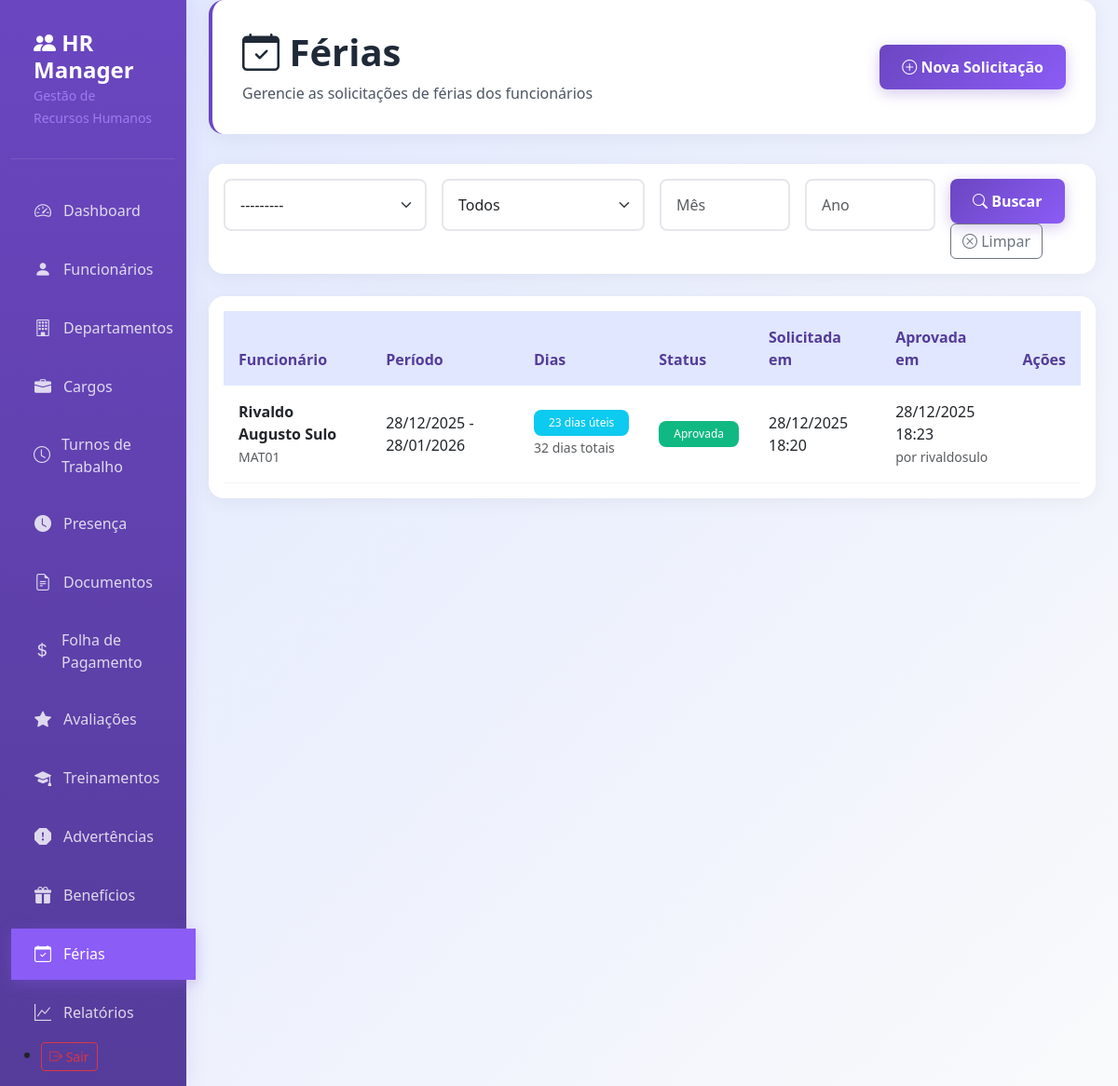
Page /ferias/ (signed in) on the committed database.
### rh/models.py (models this page shows, shortened)
class Ferias(models.Model):
    STATUS_FERIAS = [
        ('Solicitada', 'Solicitada'),
        ('Aprovada', 'Aprovada'),
        ('Rejeitada', 'Rejeitada'),
        ('Cancelada', 'Cancelada'),
        ('Gozada', 'Gozada'),
    ]
    empresa = models.ForeignKey(Empresa, on_delete=models.CASCADE)
    funcionario = models.ForeignKey(Funcionario, on_delete=models.CASCADE, related_name='ferias', verbose_name='Funcionário')
    data_inicio = models.DateField(verbose_name='Data de Início')
    data_fim = models.DateField(verbose_name='Data de Término')
    dias_totais = models.IntegerField(validators=[MinValueValidator(1)], verbose_name='Dias Totais')
    dias_uteis = models.IntegerField(validators=[MinValueValidator(1)], verbose_name='Dias Úteis')
    status = models.CharField(max_length=20, choices=STATUS_FERIAS, default='Solicitada', verbose_name='Status')
    observacoes = models.TextField(blank=True, verbose_name='Observações')
    solicitada_em = models.DateTimeField(auto_now_add=True, verbose_name='Solicitada em')
    aprovada_em = models.DateTimeField(null=True, blank=True, verbose_name='Aprovada em')
    aprovada_por = models.ForeignKey(settings.AUTH_USER_MODEL, on_delete=models.SET_NULL, null=True, blank=True,
                                     related_name='ferias_aprovadas', verbose_name='Aprovada por')
    class Meta:
        verbose_name = 'Férias'
        verbose_name_plural = 'Férias'
        ordering = ['-solicitada_em']

class Funcionario(models.Model):
    STATUS_CHOICES = [
        ('Ativo', 'Ativo'),
        ('Afastado', 'Afastado'),
        ('Demitido', 'Demitido'),
        ('Aposentado', 'Aposentado'),
    ]
    TIPO_CONTRATO = [
        ('Efetivo', 'Efetivo'),
        ('PrazoDeterminado', 'Prazo Determinado'),
        ('Estagiario', 'Estagiário'),
        ('Consultor', 'Consultor'),
    ]
    empresa = models.ForeignKey(Empresa,on_delete=models.CASCADE, related_name='funcionarios')
    matricula = models.CharField(max_length=20, unique=True, verbose_name='Matrícula')
    nome_completo = models.CharField(max_length=200, verbose_name='Nome Completo')
    email_corporativo = models.EmailField(unique=True, verbose_name='E-mail Corporativo')
    cpf = models.CharField(max_length=14, unique=True, verbose_name='CPF')
    rg = models.CharField(max_length=20, blank=True, verbose_name='RG')
    data_nascimento = models.DateField(verbose_name='Data de Nascimento')
    telefone = models.CharField(max_length=20, blank=True, verbose_name='Telefone')
    endereco = models.TextField(verbose_name='Endereço Completo')
    cargo = models.ForeignKey(Cargo, on_delete=models.PROTECT, verbose_name='Cargo')
    departamento = models.ForeignKey(Departamento, on_delete=models.PROTECT, verbose_name='Departamento')
    data_admissao = models.DateField(verbose_name='Data de Admissão')
    data_demissao = models.DateField(null=True, blank=True, verbose_name='Data de Demissão')
    tipo_contrato = models.CharField(max_length=20, choices=TIPO_CONTRATO, default='CLT', verbose_name='Tipo de Contrato')
    salario_atual = models.DecimalField(max_digits=10, decimal_places=2, verbose_name='Salário Atual')
    status = models.CharField(max_length=20, choices=STATUS_CHOICES, default='Ativo', verbose_name='Status')
    foto = models.ImageField(upload_to='funcionarios/fotos/', null=True, blank=True, verbose_name='Foto')
    turno = models.ForeignKey('TurnoTrabalho', on_delete=models.SET_NULL, null=True, blank=True, verbose_name='Turno de Trabalho')
    banco = models.CharField(max_length=100, blank=True, verbose_name='Banco')
    agencia = models.CharField(max_length=20, blank=True, verbose_name='Agência')
    conta_corrente = models.CharField(max_length=20, blank=True, verbose_name='Conta Corrente')
    criado_em = models.DateTimeField(auto_now_add=True, verbose_name='Criado em')
    atualizado_em = models.DateTimeField(auto_now=True, verbose_name='Atualizado em')
    class Meta:
        verbose_name = 'Funcionário'
        verbose_name_plural = 'Funcionários'
        ordering = ['nome_completo']
    def __str__(self):
        return f"{self.nome_completo} ({self.matricula})"

class Usuario(AbstractUser):
    empresa = models.OneToOneField(Empresa, on_delete=models.CASCADE, related_name='gestor_rh')

### rh/views.py (the view)
# urls.py: path('ferias/', views.ferias_list, name='ferias_list'),
@login_required
def ferias_list(request):
    empresa = request.user.empresa
    ferias = Ferias.objects.filter(funcionario__empresa=empresa).select_related('funcionario').all().order_by('-solicitada_em')
    funcionario_id = request.GET.get('funcionario')
    status = request.GET.get('status')
    mes = request.GET.get('mes')
    ano = request.GET.get('ano')
    if funcionario_id:
        ferias = ferias.filter(funcionario_id=funcionario_id)
    if status:
        ferias = ferias.filter(status=status)
    if mes:
        ferias = ferias.filter(data_inicio__month=mes)
    if ano:
        ferias = ferias.filter(data_inicio__year=ano)
    paginator = Paginator(ferias, 10)
    page_number = request.GET.get('page')
    page_obj = paginator.get_page(page_number)
    context = {
        'page_obj': page_obj,
        'search_form': FeriasSearchForm(request.GET),
    }
    return render(request, 'rh/ferias_list.html', context)

### rh/forms.py
class FeriasSearchForm(forms.Form):
    funcionario = forms.ModelChoiceField(
        queryset=Funcionario.objects.all(),
        required=False,
        widget=forms.Select(attrs={'class': 'form-select'})
    )
    status = forms.ChoiceField(
        choices=[('', 'Todos')] + Ferias.STATUS_FERIAS,
        required=False,
        widget=forms.Select(attrs={'class': 'form-select'})
    )
    mes = forms.IntegerField(
        required=False,
        widget=forms.NumberInput(attrs={'class': 'form-control', 'min': 1, 'max': 12, 'placeholder': 'Mês'})
    )
    ano = forms.IntegerField(
        required=False,
        widget=forms.NumberInput(attrs={'class': 'form-control', 'placeholder': 'Ano'})
    )

### templates/rh/ferias_list.html (shortened to what this page needs)
{% extends 'base.html' %}
{% block content %}
<div class="page-header">
    <div class="row align-items-center">
        <div class="col">
            <h1><i class="bi bi-calendar-check"></i> Férias</h1>
            <p>Gerencie as solicitações de férias dos funcionários</p>
        </div>
        <div class="col-auto">
            <a href="{% url 'ferias_create' %}" class="btn btn-primary">
                <i class="bi bi-plus-circle"></i> Nova Solicitação
            </a>
        </div>
    </div>
</div>
<div class="card mb-4">
    <div class="card-body">
        <form method="get" class="row g-3">
            <div class="col-md-3">
                {{ search_form.funcionario }}
            </div>
            <div class="col-md-3">
                {{ search_form.status }}
            </div>
            <div class="col-md-2">
                {{ search_form.mes }}
            </div>
            <div class="col-md-2">
                {{ search_form.ano }}
            </div>
            <div class="col-md-2">
                <button type="submit" class="btn btn-primary">
                    <i class="bi bi-search"></i> Buscar
                </button>
                <a href="{% url 'ferias_list' %}" class="btn btn-outline-secondary">
                    <i class="bi bi-x-circle"></i> Limpar
                </a>
            </div>
        </form>
    </div>
</div>
<div class="card">
    <div class="card-body">
        <div class="table-responsive">
            <table class="table table-hover">
                <thead>
                    <tr>
                        <th>Funcionário</th>
                        <th>Período</th>
                        <th>Dias</th>
                        <th>Status</th>
                        <th>Solicitada em</th>
                        <th>Aprovada em</th>
                        <th>Ações</th>
                    </tr>
                </thead>
                <tbody>
                    {% for ferias in page_obj %}
                    <tr>
                        <td>
                            <strong>{{ ferias.funcionario.nome_completo }}</strong>
                            <br><small class="text-muted">{{ ferias.funcionario.matricula }}</small>
                        </td>
                        <td>
                            {{ ferias.data_inicio|date:"d/m/Y" }} - {{ ferias.data_fim|date:"d/m/Y" }}
                        </td>
                        <td>
                            <span class="badge bg-info">{{ ferias.dias_uteis }} dias úteis</span>
                            <br><small class="text-muted">{{ ferias.dias_totais }} dias totais</small>
                        </td>
                        <td>
                            <span class="badge bg-{% if ferias.status == 'Aprovada' %}success{% elif ferias.status == 'Rejeitada' %}danger{% elif ferias.status == 'Solicitada' %}warning{% else %}secondary{% endif %}">
                                {{ ferias.get_status_display }}
                            </span>
                        </td>
                        <td>{{ ferias.solicitada_em|date:"d/m/Y H:i" }}</td>
                        <td>
                            {% if ferias.aprovada_em %}
                                {{ ferias.aprovada_em|date:"d/m/Y H:i" }}
                                <br><small class="text-muted">por {{ ferias.aprovada_por.username }}</small>
                            {% else %}
                                -
                            {% endif %}
                        </td>
                        <td>
                        </td>
                    </tr>
                    {% endfor %}
                </tbody>
            </table>
        </div>
    </div>
</div>
{% endblock %}

### templates/base.html (style rules this page uses)
:root { --primary-purple: #6B46C1; --primary-purple-dark: #553C9A; --primary-purple-light: #8B5CF6; --secondary-purple: #A78BFA; --light-purple: #E0E7FF; --white: #FFFFFF; --gray-50: #F9FAFB; --gray-100: #F3F4F6; --gray-200: #E5E7EB; --gray-600: #4B5563; --gray-800: #1F2937; --success: #10B981; --warning: #F59E0B; --danger: #EF4444; }
* { margin: 0; padding: 0; box-sizing: border-box; }
body { font-family: 'Segoe UI', Tahoma, Geneva, Verdana, sans-serif; background: linear-gradient(135deg, var(--light-purple) 0%, var(--gray-50) 100%); min-height: 100vh; }
.page-header { background: var(--white); padding: 2rem; border-radius: 1rem; box-shadow: 0 4px 20px rgba(0, 0, 0, 0.05); margin-bottom: 2rem; border-left: 4px solid var(--primary-purple); }
.page-header h1 { color: var(--gray-800); font-weight: 700; margin-bottom: 0.5rem; }
.page-header p { color: var(--gray-600); margin: 0; }
.card { background: var(--white); border: none; border-radius: 1rem; box-shadow: 0 4px 20px rgba(0, 0, 0, 0.05); transition: all 0.3s ease; overflow: hidden; }
.btn-primary { background: linear-gradient(135deg, var(--primary-purple) 0%, var(--primary-purple-light) 100%); border: none; padding: 0.75rem 1.5rem; border-radius: 0.5rem; font-weight: 600; transition: all 0.3s ease; box-shadow: 0 4px 15px rgba(107, 70, 193, 0.3); }
.form-control, .form-select { border: 2px solid var(--gray-200); border-radius: 0.5rem; padding: 0.875rem 1rem; transition: all 0.3s ease; }
.table { margin-bottom: 0; }
.table th { background: var(--light-purple); color: var(--primary-purple-dark); font-weight: 600; border: none; padding: 1rem; }
.table td { padding: 1rem; vertical-align: middle; border-color: var(--gray-100); }
.badge { padding: 0.5rem 1rem; border-radius: 0.5rem; font-weight: 500; }
.bg-success { background: var(--success) !important; }

### rows in the picture
Ferias: funcionario.nome_completo "Rivaldo Augusto Sulo", funcionario.matricula "MAT01", data_inicio "28/12/2025", data_fim "28/01/2026", dias_uteis "23", dias_totais "32", status "Aprovada", solicitada_em "28/12/2025 18:20", aprovada_em "28/12/2025 18:23", aprovada_por.username "rivaldosulo"
